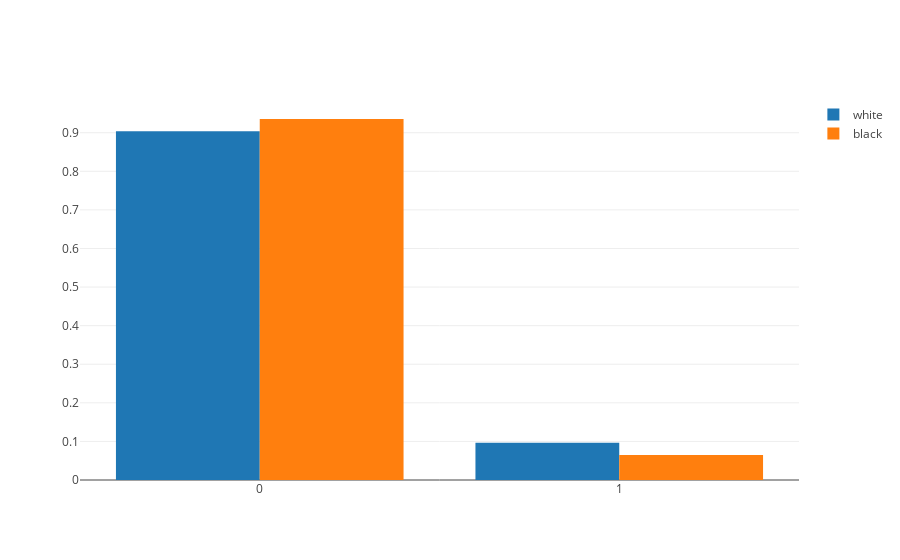

Notebook code cell kept with this figure:
### Markdown cell above
The histogram above shows that 235 "white" resumes received callbacks, while only 157 "black" resumes received callbacks.

### Code cell
# visualize the two normalized distributions 
trace0 = go.Histogram(x=w.call, name='white', histnorm='probability')
trace1 = go.Histogram(x=b.call, name='black', histnorm='probability')

iplot([trace0, trace1], filename='black_white_hist.html')

### Figure 1 — Plotly figure (JSON) as saved in the notebook; plotly's stock layout.template omitted (floating-point values rounded to 4 significant figures; data arrays with more than 128 entries replaced by an {"elided": "..."} marker saying what was removed)
{"data": [{"histnorm": "probability", "name": "white", "type": "histogram", "uid": "da5041cc-96e6-11e9-a85a-28c63f3df6d4", "x": {"elided": "2435 int values"}}, {"histnorm": "probability", "name": "black", "type": "histogram", "uid": "da5041cd-96e6-11e9-8d94-28c63f3df6d4", "x": {"elided": "2435 int values"}}], "layout": {}}
